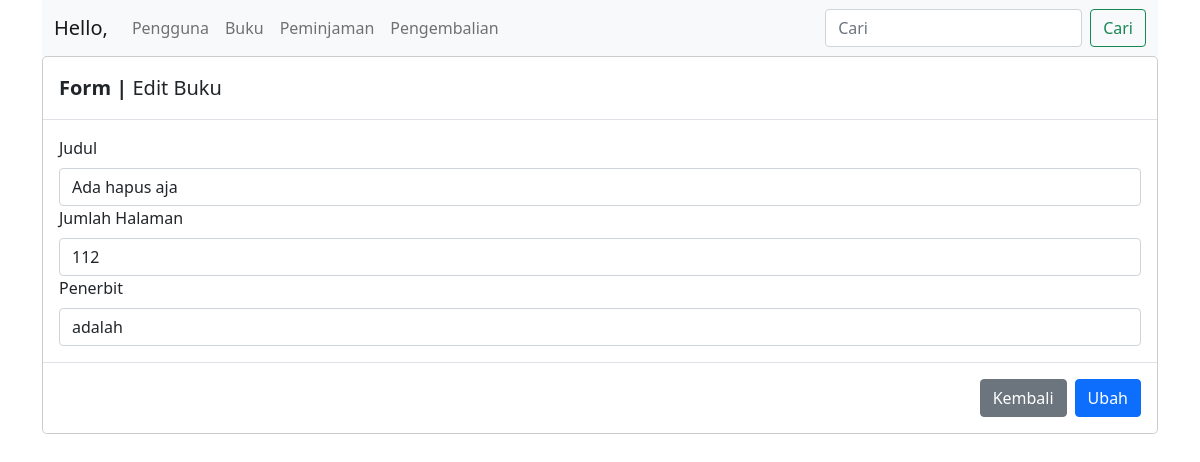
Screenshot of /buku/edit/9 with the database file from the repository.
### bukus/models.py (models this page shows, shortened)
class Buku(models.Model):
    id = models.AutoField(primary_key=True,)
    judul = models.CharField('Judul', max_length=30)
    jumlah_halaman = models.IntegerField('Jumlah Halaman')
    penerbit = models.CharField('Penerbit', max_length=30)

### bukus/views.py (the view)
# urls.py: path('buku/edit/<str:id>', views.edit),
def edit(request, id):
    data = Buku.objects.get(id=id)
    return render(request, 'edit.html', {'data':data})

### bukus/templates/edit.html (shortened to what this page needs)
{% extends "base.html" %}
{% load i18n static %}
{% block content %}
<div class="modal-content">
    <div class="modal-header">
        <h5 class="modal-title" id="tambahDataLabel"><b>Form | </b>Edit Buku</h5>
    </div>
    <form class="post-form" action="/buku/update/{{ data.id }}" method="post">
        <div class="modal-body">
            <div class="form-group">
                <label for="judul" class="form-label">Judul</label>
                <input type="text" name="judul" value="{{ data.judul }}" id="judul" class="form-control"
                    aria-describedby="judulHelpBlock" maxlength="30" required>
            </div>
            <div class="form-group">
                <label for="jumlah-halaman" class="form-label">Jumlah Halaman</label>
                <input type="number" name="jumlah_halaman" value="{{ data.jumlah_halaman }}" id="jumlah-halaman"
                    class="form-control" required>
            </div>
            <div class="form-group">
                <label for="penerbit" class="form-label">Penerbit</label>
                <input type="text" name="penerbit" value="{{ data.penerbit }}" id="penerbit" class="form-control"
                    aria-describedby="penerbitHelpBlock" maxlength="30" required>
            </div>
        </div>
        <div class="modal-footer">
            <a href="/../buku" class="btn btn-secondary" data-bs-dismiss="modal">Kembali</a>
            <button type="submit" class="btn btn-primary">Ubah</button>
        </div>
    </form>
</div>
{% endblock %}

### rows the page displays
Buku: judul "Ada hapus aja", jumlah_halaman "112", penerbit "adalah"
